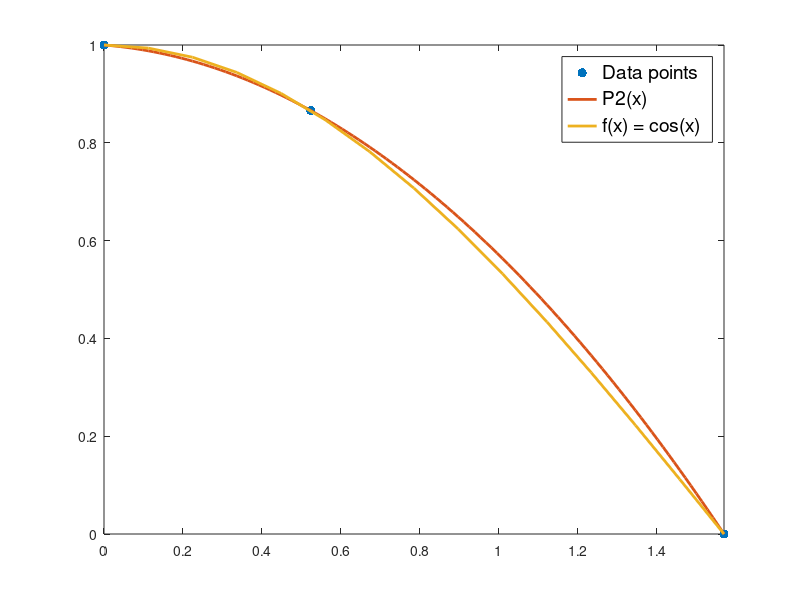
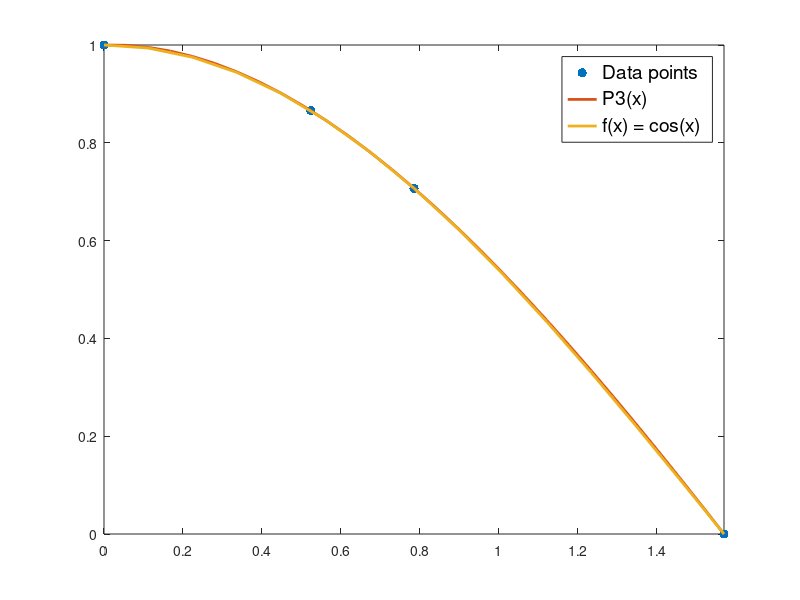

These charts were generated, in order, by the following MATLAB code:
close all, clc

%(a)
x = [0, pi/2, pi/6];
y = cos(x);

figure;
plot(x,y,'.','MarkerSize',20)

P2 = @(x) 1 - 0.6366*x - 0.3636*x.*(x-1.5708);

hold on
fplot(P2,[0,pi/2],'LineWidth',2)
fplot(@(x) cos(x),[0,pi/2],'LineWidth',2)
legend('Data points','P2(x)','f(x) = cos(x)','Fontsize',14)

%(b)
P2(pi/3)
disp(P2(pi/3))

%(c)
x = [0, pi/2, pi/6, pi/4];
y = cos(x);

figure;
plot(x,y,'.','MarkerSize',20)

P3 = @(x) P2(x) + 0.1063*x.*(x-1.5708).*(x-0.5236);

hold on
fplot(P3,[0,pi/2],'LineWidth',2)
fplot(@(x) cos(x),[0,pi/2],'LineWidth',2)
legend('Data points','P3(x)','f(x) = cos(x)','Fontsize',14)

P3(pi/3)
